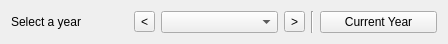
<?xml version="1.0" encoding="UTF-8"?>
<ui version="4.0">
 <class>wdgYear</class>
 <widget class="QWidget" name="wdgYear">
  <property name="geometry">
   <rect>
    <x>0</x>
    <y>0</y>
    <width>448</width>
    <height>38</height>
   </rect>
  </property>
  <layout class="QVBoxLayout" name="verticalLayout">
   <item>
    <layout class="QHBoxLayout" name="horizontalLayout">
     <item>
      <widget class="QLabel" name="label">
       <property name="text">
        <string>Select a year</string>
       </property>
      </widget>
     </item>
     <item>
      <widget class="QToolButton" name="cmdPrevious">
       <property name="toolTip">
        <string>Previous year</string>
       </property>
       <property name="text">
        <string>&lt;</string>
       </property>
      </widget>
     </item>
     <item>
      <widget class="QComboBox" name="cmbYear">
       <property name="toolTip">
        <string>Select a year</string>
       </property>
      </widget>
     </item>
     <item>
      <widget class="QToolButton" name="cmdNext">
       <property name="toolTip">
        <string>Next year</string>
       </property>
       <property name="text">
        <string>&gt;</string>
       </property>
      </widget>
     </item>
     <item>
      <widget class="Line" name="line">
       <property name="orientation">
        <enum>Qt::Vertical</enum>
       </property>
      </widget>
     </item>
     <item>
      <widget class="QPushButton" name="cmdCurrent">
       <property name="toolTip">
        <string>Current year</string>
       </property>
       <property name="text">
        <string>Current Year</string>
       </property>
      </widget>
     </item>
    </layout>
   </item>
  </layout>
 </widget>
 <resources/>
 <connections/>
</ui>
